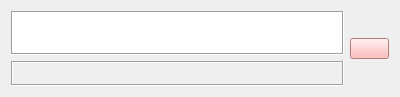
<?xml version="1.0" encoding="UTF-8"?>
<ui version="4.0">
 <class>GestureWidget</class>
 <widget class="QWidget" name="GestureWidget">
  <property name="windowModality">
   <enum>Qt::ApplicationModal</enum>
  </property>
  <property name="geometry">
   <rect>
    <x>0</x>
    <y>0</y>
    <width>400</width>
    <height>97</height>
   </rect>
  </property>
  <property name="sizePolicy">
   <sizepolicy hsizetype="Expanding" vsizetype="Minimum">
    <horstretch>0</horstretch>
    <verstretch>0</verstretch>
   </sizepolicy>
  </property>
  <property name="windowTitle">
   <string>Form</string>
  </property>
  <layout class="QHBoxLayout" name="horizontalLayout_2">
   <item>
    <layout class="QHBoxLayout" name="horizontalLayout">
     <item>
      <layout class="QVBoxLayout" name="verticalLayout">
       <item>
        <widget class="QListWidget" name="listWidget">
         <property name="sizePolicy">
          <sizepolicy hsizetype="Expanding" vsizetype="Expanding">
           <horstretch>0</horstretch>
           <verstretch>0</verstretch>
          </sizepolicy>
         </property>
         <property name="minimumSize">
          <size>
           <width>0</width>
           <height>44</height>
          </size>
         </property>
         <property name="maximumSize">
          <size>
           <width>16777215</width>
           <height>44</height>
          </size>
         </property>
         <property name="frameShape">
          <enum>QFrame::Box</enum>
         </property>
        </widget>
       </item>
       <item>
        <widget class="QLabel" name="label">
         <property name="minimumSize">
          <size>
           <width>0</width>
           <height>25</height>
          </size>
         </property>
         <property name="maximumSize">
          <size>
           <width>16777215</width>
           <height>25</height>
          </size>
         </property>
         <property name="font">
          <font>
           <pointsize>11</pointsize>
          </font>
         </property>
         <property name="autoFillBackground">
          <bool>true</bool>
         </property>
         <property name="frameShape">
          <enum>QFrame::Box</enum>
         </property>
         <property name="frameShadow">
          <enum>QFrame::Sunken</enum>
         </property>
         <property name="text">
          <string/>
         </property>
         <property name="textFormat">
          <enum>Qt::AutoText</enum>
         </property>
        </widget>
       </item>
      </layout>
     </item>
     <item>
      <widget class="QPushButton" name="pushButton">
       <property name="font">
        <font>
         <pointsize>8</pointsize>
        </font>
       </property>
       <property name="styleSheet">
        <string notr="true">background-color: rgb(255,170,170);</string>
       </property>
       <property name="text">
        <string/>
       </property>
       <property name="icon">
        <iconset resource="main_app.qrc">
         <normaloff>:/main_app/E:/Pobrane/icons8-delete-filled-50.png</normaloff>:/main_app/E:/Pobrane/icons8-delete-filled-50.png</iconset>
       </property>
       <property name="iconSize">
        <size>
         <width>36</width>
         <height>36</height>
        </size>
       </property>
       <property name="autoDefault">
        <bool>true</bool>
       </property>
       <property name="default">
        <bool>false</bool>
       </property>
       <property name="flat">
        <bool>false</bool>
       </property>
      </widget>
     </item>
    </layout>
   </item>
  </layout>
 </widget>
 <resources>
  <include location="main_app.qrc"/>
 </resources>
 <connections/>
</ui>
